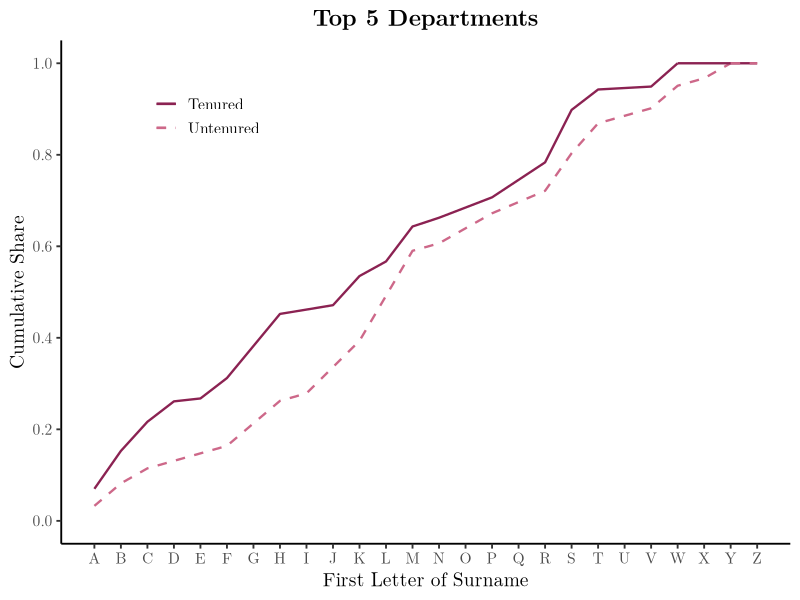

Generate this figure with R: (Note: this script raises an error after producing the figure.)
## ALL FILE PATHS IN SCRIPT ARE RELATIVE TO THIS SCRIPT'S FOLDER LOCATION (code/)

rm(list = ls())

library(data.table, warn.conflicts = FALSE)
library(ggplot2)

# Overleaf LMRoman font
latex_font <- "LM Roman 10"

# Overleaf path for syncing (need to add paths to Overleaf after creating writeup doc)
# overleaffig <- "/Users/sgdodd/Penn Dropbox/Stephanie Dodd/Apps/Overleaf/.../figures"
# overleaftbl <- "/Users/sgdodd/Penn Dropbox/Stephanie Dodd/Apps/Overleaf/.../tables"

#####################################################
# Pull in faculty data
#####################################################

# Data output from dta_to_csv.R (names already cleaned data_to_csv.R)
faculty <- fread("../data/raw/Surnames_faculty_data.csv")

# Sort alphabetically by last name
setorder(faculty, lname)

# Alphabetical order of surname initial: A = 1 ... Z = 26
faculty[, initial := toupper(substr(lname, 1, 1))]
faculty[, alph_order := match(initial, LETTERS)]


#####################################################
# Figure 1: CDF tenure by initial, for economists
#####################################################

# Restrict to econ data
econdata <- faculty[psych == 0]

# Rm people with missing tenure status. 
econdata <- econdata[!is.na(tenure)]

# Create untenured var for cdf 
econdata[, untenured := NA_integer_]
econdata[tenure == 0, untenured := 1]
econdata[tenure == 1, untenured := 0]

# CDFs of tenure and untenured, for economists, by department rank group
for (top in c(5, 10, 20, 35)) {

	if (top == 35) {
		ptitle <- "All Departments"
		fname  <- "alldept"
	} else {
		ptitle <- paste0("Top ", top, " Departments")
		fname  <- paste0("top", top)
	}

	# Restrict to departments ranked 1 to top
	econ_top <- econdata[rank >= 1 & rank <= top]

	tenureCDF_econ <- ggplot() +
		stat_ecdf(data = econ_top[tenure == 1],
			aes(x = alph_order, color = "Tenured", linetype = "Tenured"),
			geom = "line", pad = FALSE, linewidth = 0.8) +
		stat_ecdf(data = econ_top[untenured == 1],
			aes(x = alph_order, color = "Untenured", linetype = "Untenured"),
			geom = "line", pad = FALSE, linewidth = 0.8) +
		# CDF hits 1 at the last observed initial; extend each line flat at 1 out to Z
		geom_segment(aes(x = max(econ_top[tenure == 1]$alph_order), xend = 26, y = 1, yend = 1,
			color = "Tenured", linetype = "Tenured"), linewidth = 0.8) +
		geom_segment(aes(x = max(econ_top[untenured == 1]$alph_order), xend = 26, y = 1, yend = 1,
			color = "Untenured", linetype = "Untenured"), linewidth = 0.8) +
		scale_color_manual(values = c("Tenured" = "violetred4", "Untenured" = "palevioletred3")) +
		scale_linetype_manual(values = c("Tenured" = "solid", "Untenured" = "dashed")) +
		scale_x_continuous(breaks = 1:26, labels = LETTERS) +
		scale_y_continuous(limits = c(0, 1), breaks = seq(0, 1, 0.2)) +
		labs(title = ptitle, x = "First Letter of Surname", y = "Cumulative Share",
			color = NULL, linetype = NULL) +
		theme_classic(base_size = 14, base_family = latex_font) +
		theme(legend.position = c(0.2, 0.85),
			plot.title = element_text(face = "bold", hjust = 0.5))

	ggsave(paste0("../output/tenureCDF_econ_", fname, ".pdf"), tenureCDF_econ,
		width = 5, height = 4, device = quartz, type = "pdf")
}


##############################################################
# Table 1: LPM of tenure on surname initial, for economists
##############################################################
# Description of regression specification in README. 
econ_reg <- econdata

# American = 1 if nationality is USA; lots of blanks, counted as not American
econ_reg[, american := 0]
econ_reg[nationality == "USA", american := 1]

# Origin controls: the RAs' two name-origin classifications didn't fully agree, so the paper includes both sets (jewish, indian, otherasian and the "2" versions)
# For each department cutoff: one regression without controls, one with

# Ok, looped regs, w and w/o controls, for different rank groups, to recreate table 1
table1 <- data.table()
for (top in c(5, 10, 20, 35)) {

	# Restrict to departments ranked 1 to top for each group
	# Non-emeritus faculty only
	econ_top <- econ_reg[rank >= 1 & rank <= top & emeritus == 0]

	# Run and store regs
	reg_nocontrols <- lm(tenure ~ alph_order, data = econ_top)
	reg_controls   <- lm(tenure ~ alph_order + american +
		jewish + indian + otherasian + jewish2 + indian2 + otherasian2,
		data = econ_top)

	# Store relevant coeffs, and export regression table outputs as data to input in latex table
	for (controls in c(0, 1)) {
		if (controls == 0) reg <- reg_nocontrols
		if (controls == 1) reg <- reg_controls

		coefs <- summary(reg)$coefficients
		table1 <- rbind(table1, data.table(
			top        = top,
			controls   = controls,
			coef       = coefs["alph_order", "Estimate"],
			tstat      = coefs["alph_order", "t value"],
			pval       = coefs["alph_order", "Pr(>|t|)"],
			amer_coef  = ifelse(controls == 1, coefs["american", "Estimate"], NA),
			amer_tstat = ifelse(controls == 1, coefs["american", "t value"], NA),
			amer_pval  = ifelse(controls == 1, coefs["american", "Pr(>|t|)"], NA),
			rsq        = summary(reg)$r.squared,
			n          = nobs(reg),
			n_tenured  = sum(econ_top$tenure)))
	}
}

table1
fwrite(table1, "../output/table1_tenure_econ.csv")


## Format Table 1 like the paper

# Significance stars: ** 5 percent, * 10 percent (paper has no 1 percent stars)
table1[, stars := ""]
table1[pval < 0.10, stars := "*"]
table1[pval < 0.05, stars := "**"]

table1[, amer_stars := ""]
table1[amer_pval < 0.10, amer_stars := "*"]
table1[amer_pval < 0.05, amer_stars := "**"]

# Cell text: 4 decimals for coefficients, t-stats in parentheses, LaTeX minus signs
table1[, coef_txt := gsub("-", "$-$", paste0(sprintf("%.4f", coef), stars))]
table1[, tstat_txt := gsub("-", "$-$", sprintf("(%.2f)", tstat))]

# American: emdash in the no-controls columns
table1[, amer_txt := "---"]
table1[controls == 1, amer_txt := gsub("-", "$-$", paste0(sprintf("%.4f", amer_coef), amer_stars))]
table1[, amer_tstat_txt := ""]
table1[controls == 1, amer_tstat_txt := gsub("-", "$-$", sprintf("(%.2f)", amer_tstat))]

table1[, origin_txt := "no"]
table1[controls == 1, origin_txt := "yes"]

# N and number tenured span both columns of a sample, so take them from the no-controls rows
table1_n <- table1[controls == 0]
table1_n[, n_txt := paste0("\\multicolumn{2}{c}{", format(n, big.mark = ",", trim = TRUE), "}")]
table1_n[, tenured_txt := paste0("\\multicolumn{2}{c}{", n_tenured,
	" (", sprintf("%.1f", 100 * n_tenured / n), "\\%)}")]

# Aaaaaaand output tex file with formatted table
table1_tex <- c(
	"\\begin{table}[htbp]",
	"\\raggedright",
	"\\textit{Table 1} \\\\",
	"\\textbf{Linear Probability Regressions} \\\\",
	"\\textit{(dependent variable: 1 if tenured in Economics)} \\\\[1ex]",
	"\\begin{tabular}{l cc cc cc cc}",
	"\\hline\\hline",
	"\\textit{Sample} & \\multicolumn{2}{c}{\\textit{Top 5 econ}} & \\multicolumn{2}{c}{\\textit{Top 10 econ}} & \\multicolumn{2}{c}{\\textit{Top 20 econ}} & \\multicolumn{2}{c}{\\textit{Top 35 econ}} \\\\",
	"\\hline",
	paste0("Last name initial & ", paste(table1$coef_txt, collapse = " & "), " \\\\"),
	paste0(" & ", paste(table1$tstat_txt, collapse = " & "), " \\\\"),
	paste0("American nationality & ", paste(table1$amer_txt, collapse = " & "), " \\\\"),
	paste0(" & ", paste(table1$amer_tstat_txt, collapse = " & "), " \\\\"),
	paste0("Six origin controls & ", paste(table1$origin_txt, collapse = " & "), " \\\\"),
	paste0("R$^2$ & ", paste(sprintf("%.4f", table1$rsq), collapse = " & "), " \\\\"),
	paste0("Number of obs. & ", paste(table1_n$n_txt, collapse = " & "), " \\\\"),
	paste0("Number of tenured (\\%) & ", paste(table1_n$tenured_txt, collapse = " & "), " \\\\"),
	"\\hline",
	"\\end{tabular} \\\\[1ex]",
	"\\parbox{\\linewidth}{\\footnotesize \\textit{Notes:} **, *Statistically significant at the 5 percent and 10 percent level, respectively. t-stats below coefficients.}",
	"\\end{table}")

writeLines(table1_tex, "../output/table1_tenure_econ.tex")
# writeLines(table1_tex, file.path(overleaftbl, "table1_tenure_econ.tex"))


#####################################################
# Figure 4: CDF tenure by initial, for psychologists
#####################################################

# Restrict to psych data
psychdata <- faculty[psych == 1]

# Rm people with missing tenure status. 
psychdata <- psychdata[!is.na(tenure)]

# Create untenured var for cdf 
psychdata[, untenured := NA_integer_]
psychdata[tenure == 0, untenured := 1]
psychdata[tenure == 1, untenured := 0]

# CDFs of tenure and untenured, for psychologists, by department rank group
for (top in c(5, 10, 20, 35)) {

	if (top == 35) {
		ptitle <- "All Departments"
		fname  <- "alldept"
	} else {
		ptitle <- paste0("Top ", top, " Departments")
		fname  <- paste0("top", top)
	}

	# Restrict to departments ranked 1 to top
	psych_top <- psychdata[rank >= 1 & rank <= top]

	tenureCDF_psych <- ggplot() +
		stat_ecdf(data = psych_top[tenure == 1],
			aes(x = alph_order, color = "Tenured", linetype = "Tenured"),
			geom = "line", pad = FALSE, linewidth = 0.8) +
		stat_ecdf(data = psych_top[untenured == 1],
			aes(x = alph_order, color = "Untenured", linetype = "Untenured"),
			geom = "line", pad = FALSE, linewidth = 0.8) +
		# CDF hits 1 at the last observed initial; extend each line flat at 1 out to Z
		geom_segment(aes(x = max(psych_top[tenure == 1]$alph_order), xend = 26, y = 1, yend = 1,
			color = "Tenured", linetype = "Tenured"), linewidth = 0.8) +
		geom_segment(aes(x = max(psych_top[untenured == 1]$alph_order), xend = 26, y = 1, yend = 1,
			color = "Untenured", linetype = "Untenured"), linewidth = 0.8) +
		scale_color_manual(values = c("Tenured" = "violetred4", "Untenured" = "palevioletred3")) +
		scale_linetype_manual(values = c("Tenured" = "solid", "Untenured" = "dashed")) +
		scale_x_continuous(breaks = 1:26, labels = LETTERS) +
		scale_y_continuous(limits = c(0, 1), breaks = seq(0, 1, 0.2)) +
		labs(title = ptitle, x = "First Letter of Surname", y = "Cumulative Share",
			color = NULL, linetype = NULL) +
		theme_classic(base_size = 14, base_family = latex_font) +
		theme(legend.position = c(0.2, 0.85),
			plot.title = element_text(face = "bold", hjust = 0.5))

	ggsave(paste0("../output/tenureCDF_psych_", fname, ".pdf"), tenureCDF_psych,
		width = 5, height = 4, device = quartz, type = "pdf")
}


#####################################################
# Table 4: LPM of tenure on surname initial, for psychologists
#####################################################

# Description of regression specification in README.

# No American control: nationality is blank for all psychologists

# Origin controls: the RAs' two name-origin classifications didn't fully agree, so the paper includes both sets (jewish, indian, otherasian and the "2" versions)
# For each department cutoff: one regression without controls, one with

# Ok, looped regs, w and w/o controls, for different rank groups, to recreate table 4
table4 <- data.table()
for (top in c(5, 10, 20, 35)) {

	# Restrict to departments ranked 1 to top for each group
	# Non-emeritus faculty only
	psych_top <- psychdata[rank >= 1 & rank <= top & emeritus == 0]

	# Run and store regs
	reg_nocontrols <- lm(tenure ~ alph_order, data = psych_top)
	reg_controls   <- lm(tenure ~ alph_order +
		jewish + indian + otherasian + jewish2 + indian2 + otherasian2,
		data = psych_top)

	# Store relevant coeffs, and export regression table outputs as data to input in latex table
	for (controls in c(0, 1)) {
		if (controls == 0) reg <- reg_nocontrols
		if (controls == 1) reg <- reg_controls

		coefs <- summary(reg)$coefficients
		table4 <- rbind(table4, data.table(
			top      = top,
			controls = controls,
			coef     = coefs["alph_order", "Estimate"],
			se       = coefs["alph_order", "Std. Error"],
			pval     = coefs["alph_order", "Pr(>|t|)"],
			n        = nobs(reg),
			rsq      = summary(reg)$r.squared))
	}
}

# Significance stars
table4[, stars := ""]
table4[pval < 0.10, stars := "*"]
table4[pval < 0.05, stars := "**"]
table4[pval < 0.01, stars := "***"]

table4
fwrite(table4, "../output/table4_tenure_psych.csv")

# Aaaaaaand output tex file with formatted table
table4_tex <- c(
	"\\begin{tabular}{l cccccccc}",
	"\\hline",
	" & \\multicolumn{2}{c}{Top 5} & \\multicolumn{2}{c}{Top 10} & \\multicolumn{2}{c}{Top 20} & \\multicolumn{2}{c}{Top 35} \\\\",
	" & (1) & (2) & (3) & (4) & (5) & (6) & (7) & (8) \\\\",
	"\\hline",
	paste0("Surname initial & ", paste0(sprintf("%.4f", table4$coef), table4$stars, collapse = " & "), " \\\\"),
	paste0(" & ", paste0(sprintf("(%.4f)", table4$se), collapse = " & "), " \\\\"),
	paste0("Controls & ", paste0(ifelse(table4$controls == 1, "Yes", "No"), collapse = " & "), " \\\\"),
	paste0("Observations & ", paste0(table4$n, collapse = " & "), " \\\\"),
	paste0("R$^2$ & ", paste0(sprintf("%.3f", table4$rsq), collapse = " & "), " \\\\"),
	"\\hline",
	"\\end{tabular}")

writeLines(table4_tex, "../output/table4_tenure_psych.tex")
# writeLines(table4_tex, file.path(overleaftbl, "table4_tenure_psych.tex"))
